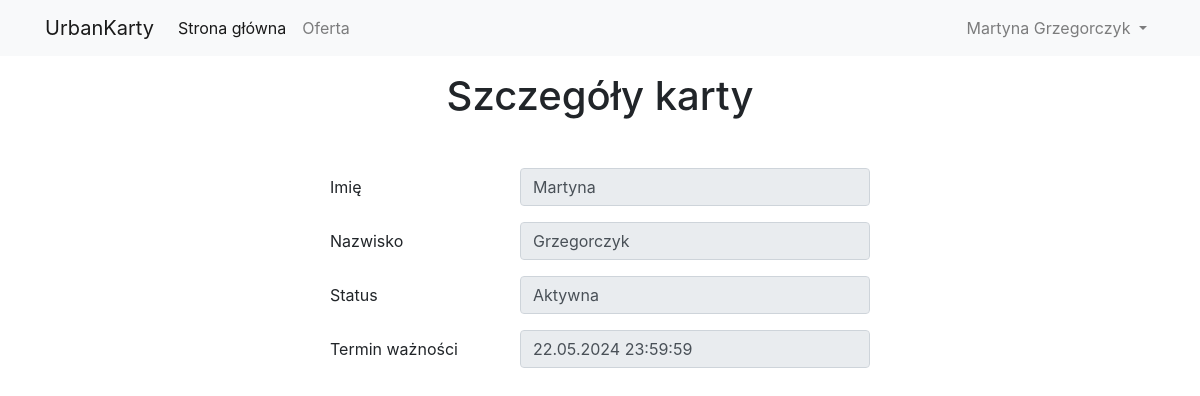
Page /profil/uzytkownikKarty/statusKarty (signed in) on the committed database.
### main/models/users.py (models this page shows, shortened)
class User(AbstractBaseUser):
    id = models.UUIDField(primary_key=True, default=uuid.uuid4, editable=False)
    email = models.EmailField(
        verbose_name='email address',
        max_length=50,
        unique=True,
    )
    name = models.CharField(max_length=30)
    surname = models.CharField(max_length=30)
    objects = UserManager()
    USERNAME_FIELD = 'email'
    REQUIRED_FIELDS = []

class CardOwner(models.Model):
    id = models.UUIDField(primary_key=True, default=uuid.uuid4, editable=False)
    user = models.ForeignKey(User, on_delete=models.CASCADE, unique=True)
    force_password_change = models.BooleanField(default=True)
    @staticmethod
    def check_permissions(request):
        try:
            CardOwner.objects.get(user=request.user.id)
            return True
        except CardOwner.DoesNotExist:
            return False

### main/models/card.py (models this page shows, shortened)
class Card(models.Model):
    card_id = models.CharField(max_length=30, unique=True)
    user = models.ForeignKey(CardOwner, on_delete=models.CASCADE)
    active = models.BooleanField(default=True)
    ticket_expiration_date = models.DateField(null=True)
    id = models.UUIDField(primary_key=True, default=uuid.uuid4, editable=False)

### main/views/card_owner.py (the view)
# urls.py: path('statusKarty', CardOwnerStatusView.as_view()),
class CardOwnerStatusView(View):
    def get(self, request):
        if not CardOwner.check_permissions(request):
            return HttpResponse("Brak uprawnien")
        card = Card.objects.get(user__user__id=request.user.id)
        card_owner = CardOwner.objects.get(user_id=request.user.id)
        return render(request, 'card_owner_ticket.html', {'card':card, 'card_owner':card_owner})

### main/templates/card_owner_ticket.html (shortened to what this page needs)
{% extends 'base.html' %}
{% block head %}
    {% load static %}
{% endblock %}
{% block above_content %}
    <h1 class="text-center mt-3">Szczegóły karty</h1>
{% endblock %}
{% block content %}
    <div class="form-group mb-3 row">
        <label class="col-2 offset-3 col-form-label">Imię</label>
        <div class="col-4">
            <input type="text" class="form-control" value="{{ card_owner.user.name }}" aria-describedby="basic-addon1"
                   disabled/>
        </div>
    </div>
    <div class="form-group mb-3 row">
        <label class="col-2 offset-3 col-form-label">Nazwisko</label>
        <div class="col-4">
            <input type="text" class="form-control" value="{{ card_owner.user.surname }}"
                   aria-describedby="basic-addon1" disabled>
        </div>
    </div>
    <div class="form-group mb-3 row">
        <label class="col-2 offset-3 col-form-label">Status</label>
        <div class="col-4">
            <input type="text" class="form-control" value="Aktywna" aria-describedby="basic-addon1" disabled>
        </div>
    </div>
    <div class="form-group mb-3 row">
        <label class="col-2 offset-3 col-form-label">Termin ważności</label>
        <div class="col-4">
            <input type="text" class="form-control" value="{{ card.ticket_expiration_date|date:'d.m.Y' }} 23:59:59"
                   aria-describedby="basic-addon1"
                   disabled>
        </div>
    </div>
{% endblock %}

### main/templates/base.html (shortened to what this page needs)
<!DOCTYPE html>
<html>
<head>
    <link rel="stylesheet" href="https://stackpath.bootstrapcdn.com/bootstrap/4.3.1/css/bootstrap.min.css"
>
    {% load static %}
</head>
<body>
<header>
    <nav class="navbar navbar-expand-lg navbar-light bg-light">
        <div class="container">
            <a class="navbar-brand" href="/">UrbanKarty</a>
            <div class="collapse navbar-collapse" id="navbarSupportedContent">
                <ul class="navbar-nav mr-auto">
                    <li class="nav-item active">
                        <a class="nav-link" href="/">Strona główna</a>
                    </li>
                    <li class="nav-item">
                        <a class="nav-link" href="/oferta">Oferta</a>
                    </li>
                </ul>
                <ul class="navbar-nav">
                    {% if user.is_authenticated %}
                        <li class="nav-item dropdown">
                            <a class="nav-link dropdown-toggle" href="#" id="navbarDropdown" role="button"
                               data-toggle="dropdown" aria-haspopup="true" aria-expanded="false">
                                {{ user.name }} {{ user.surname }}
                            </a>
                        </li>
                    {% else %}
                        <li class="nav-item">
                            <a href="/zaloguj" class="nav-link">Logowanie</a>
                        </li>
                    {% endif %}
                </ul>
            </div>
        </div>
    </nav>
    {% block above_content %}{% endblock %}
</header>
<main class="container mt-5">
    {% block content %}{% endblock %}
</main>
</body>
</html>

### rows in the picture
User: name "Martyna", surname "Grzegorczyk"
CardOwner: user.name "Martyna", user.surname "Grzegorczyk"
Card: ticket_expiration_date "22.05.2024 23:59:59"
